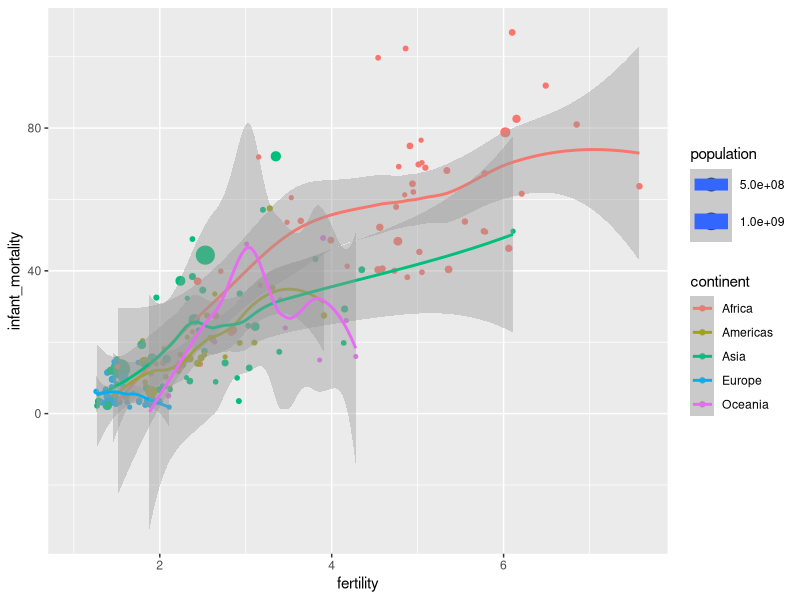
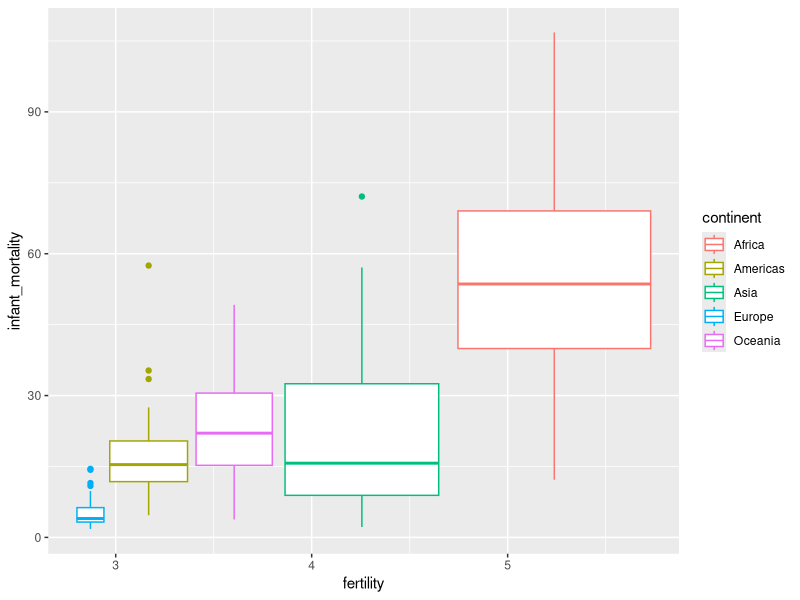

Source code (R) for these figures, in order:
## ---- chunk 1
knitr::opts_chunk$set(echo = TRUE)
## ---- chunk 2
library(tidyverse)
library(dslabs)
## ---- chunk 3
gap2011 <- gapminder %>% 
  as_tibble() %>% 
  filter(year == 2011)
## ---- chunk 4
gap2011 %>%
  ggplot(aes(x= fertility, y=infant_mortality, size= population, color= continent)) +
  geom_point() +
  geom_smooth()
## ---- chunk 5
gap2011 %>%
  ggplot(aes(x= fertility, y=infant_mortality, size= population, color= continent)) +
  geom_boxplot()
